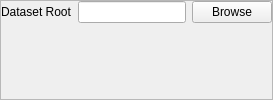
                    <widget class="QFrame" name="frame_5">
                     <property name="sizePolicy">
                      <sizepolicy hsizetype="Preferred" vsizetype="Maximum">
                       <horstretch>0</horstretch>
                       <verstretch>0</verstretch>
                      </sizepolicy>
                     </property>
                     <property name="frameShape">
                      <enum>QFrame::StyledPanel</enum>
                     </property>
                     <property name="frameShadow">
                      <enum>QFrame::Raised</enum>
                     </property>
                     <layout class="QFormLayout" name="formLayout_3">
                      <property name="leftMargin">
                       <number>0</number>
                      </property>
                      <property name="topMargin">
                       <number>0</number>
                      </property>
                      <property name="rightMargin">
                       <number>0</number>
                      </property>
                      <property name="bottomMargin">
                       <number>0</number>
                      </property>
                      <item row="1" column="0">
                       <widget class="QLabel" name="label">
                        <property name="text">
                         <string>Dataset Root</string>
                        </property>
                       </widget>
                      </item>
                      <item row="1" column="1">
                       <layout class="QHBoxLayout" name="horizontalLayout_2">
                        <item>
                         <widget class="QLineEdit" name="dataroot"/>
                        </item>
                        <item>
                         <widget class="QPushButton" name="browse_dataset">
                          <property name="text">
                           <string>Browse</string>
                          </property>
                         </widget>
                        </item>
                       </layout>
                      </item>
                     </layout>
                    </widget>
